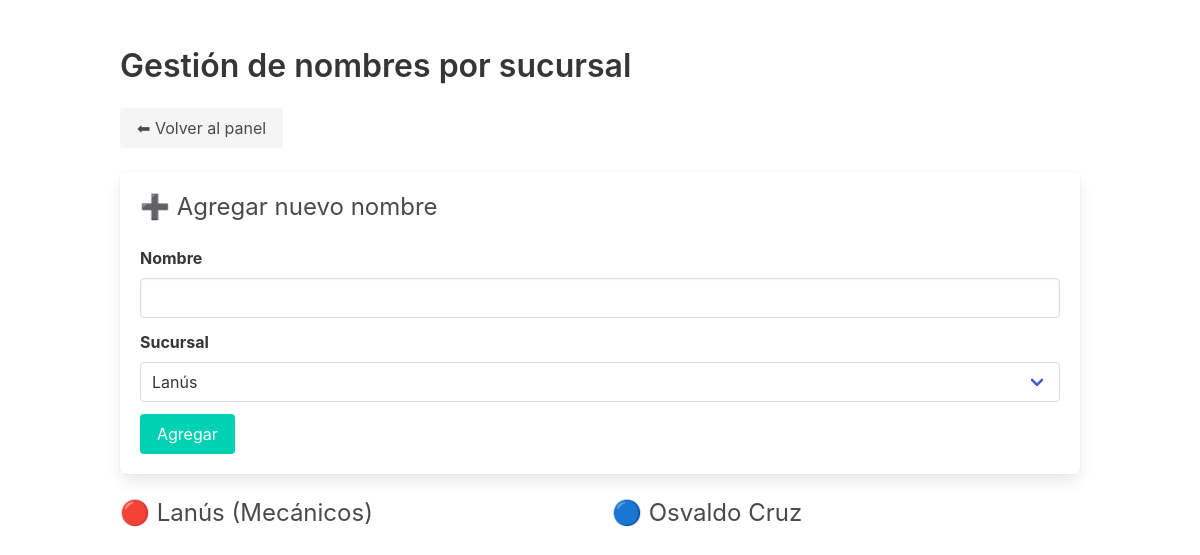
/gestion_nombres.php (signed in), run on an earlier commit of the app's database.
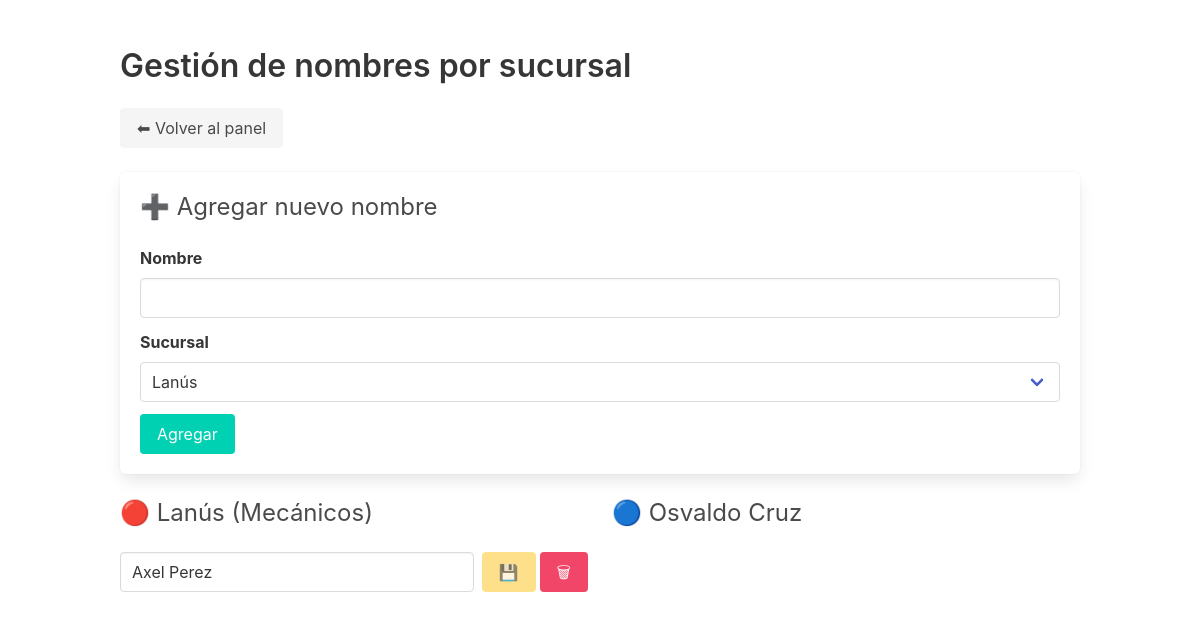
And on a later commit of the database.
### tables this page shows
CREATE TABLE `mecanicos` (
  `id` int(11) NOT NULL AUTO_INCREMENT,
  `nombre` varchar(100) NOT NULL,
  PRIMARY KEY (`id`),
  UNIQUE KEY `nombre` (`nombre`)
);

### gestion_nombres.php (the view, shortened to what this page needs)
<?php
include 'includes/conexion.php';
$mecanicos = $conexion->query("SELECT id, nombre FROM mecanicos ORDER BY nombre ASC");
?>
<!DOCTYPE html>
<html lang="es">
<head>
    <link rel="stylesheet" href="https://cdn.jsdelivr.net/npm/bulma@0.9.4/css/bulma.min.css">
</head>
<body>
<section class="section">
<div class="container">
    <h1 class="title is-3">Gestión de nombres por sucursal</h1>
    <div class="buttons mb-4">
        <a href="dashboard.php" class="button is-light">⬅ Volver al panel</a>
    </div>
    <form method="POST" class="box mb-5">
        <h2 class="subtitle is-4">➕ Agregar nuevo nombre</h2>
        <div class="field">
            <label class="label">Nombre</label>
            <div class="control">
                <input class="input" type="text" name="agregar_nombre" required>
            </div>
        </div>
        <div class="field">
            <label class="label">Sucursal</label>
            <div class="select is-fullwidth">
                <select name="agregar_sucursal" required>
                    <option value="Lanús">Lanús</option>
                </select>
            </div>
        </div>
        <div class="control mt-3">
            <button class="button is-primary">Agregar</button>
        </div>
    </form>
    <div class="columns">
        <div class="column">
            <h2 class="subtitle is-4">🔴 Lanús (Mecánicos)</h2>
            <div id="lista-lanus">
            <?php foreach ($mecanicos as $m): ?>
                <form method="POST" class="is-flex mb-2">
                    <input class="input mr-2" type="text" name="nuevo_nombre" value="<?= htmlspecialchars($m['nombre']) ?>" required>
                    <button class="button is-warning mr-1" name="editar">💾</button>
                    <button class="button is-danger" name="eliminar_lanus" value="<?= $m['id'] ?>" onclick="return confirm('¿Eliminar este nombre?')">🗑</button>
                </form>
            <?php endforeach; ?>
            </div>
        </div>
        <div class="column">
            <h2 class="subtitle is-4">🔵 Osvaldo Cruz</h2>
        </div>
    </div>
</div>
</section>
</body>
</html>

What changed in the data, as far as the page shows it:
added mecanicos: nuevo_nombre "Axel Perez", $m['id'] 15 (drawn)
